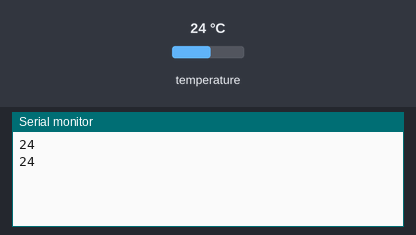
Simulated run of this sketch. Board: Arduino Nano, built with avr-gcc and run on an emulated ATmega328P. Shown: the last lines printed to the serial monitor. The inputs (shaded band) are chosen by the test bench; at power-on: temperature 24 °C.

Above: at 1.8 s.
1.9 s: temperature set to 12 °C
At 2.8 s:
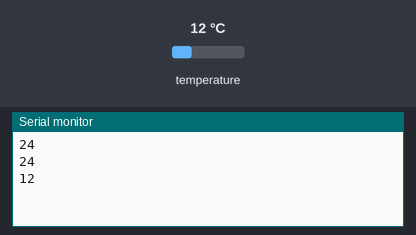
3.4 s: temperature set to 19 °C
At 4.6 s:
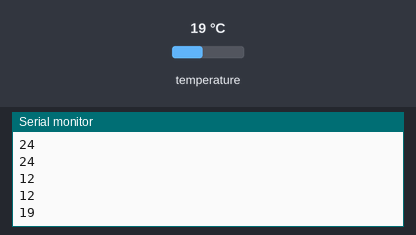
Timing chart, 0 to 6.4 s (numbered marks = the images above; inputs shaded):
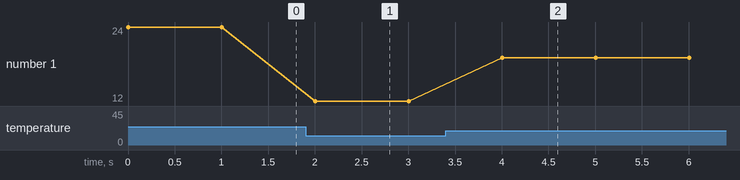

The sketch:

A2.1_HeyNano_WhatTheTemp.ino
```cpp
/*
  Anders Grahn
  VT2024-DA642E-TS030: AI and Data Management for IoT-VT24
  Lab 2: Data Pre-processing and Visualization
  Task A2.1 Hey Nano! What's the Temp, Sub-exercises I

  Collect the temperature data from Arduino Nano RP2040 in Edge Impulse
  For the Edge Impulse data forwarder v1.23.1, I ran: edge-impulse-data-forwarder baud-rate 115200 --frequency 1

  Notes: To access the boards temperature data you need to install the LSM6DSOX library
*/

#include <Arduino_LSM6DSOX.h>

void setup() {
  Serial.begin(115200);

  // Start the built in IMU
  if (!IMU.begin()) {
    Serial.println("Failed to initialize IMU!");
    while (1);
  }
}

void loop() {
  if (IMU.temperatureAvailable()) {
    int temperature_deg = 0;
    IMU.readTemperature(temperature_deg);

    Serial.println(temperature_deg);
    delay(1000);  // waits for a second to simulate 1Hz that we tell Edge Impulse to sample for
  }
}
```

Measured:
- after the input at 1.9 s, the serial monitor: prints a new line after 0.10 s (image 1)
- after the input at 3.4 s, the serial monitor: prints a new line after 0.61 s (image 2)
- plotted number 1: 24 → 12 after the input at 1.9 s, 12 → 19 after the input at 3.4 s
